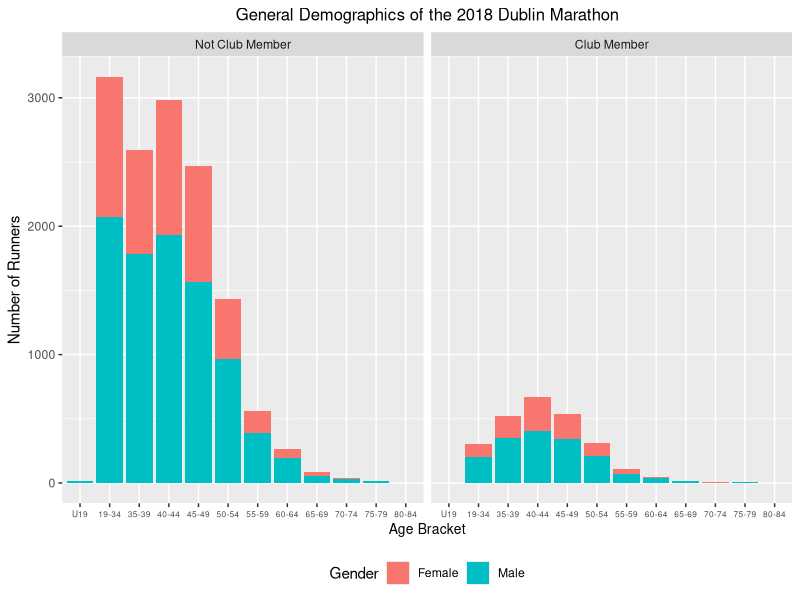
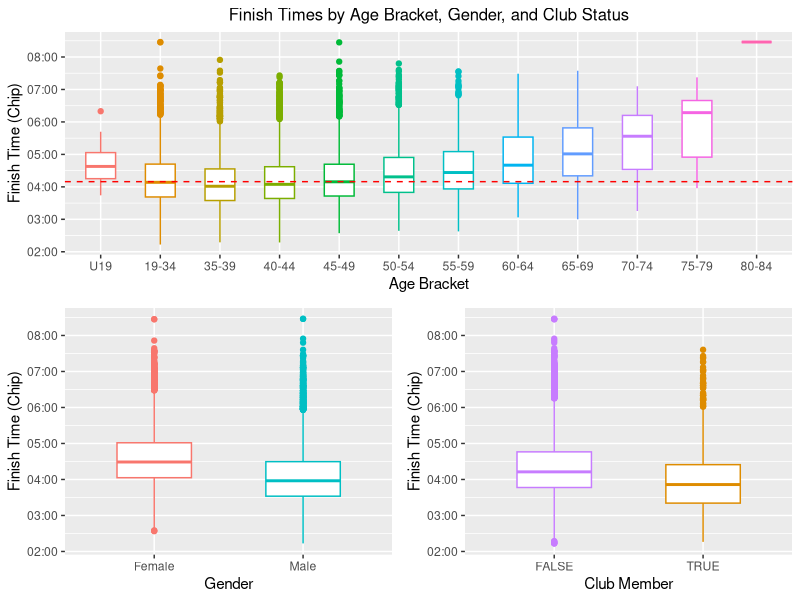
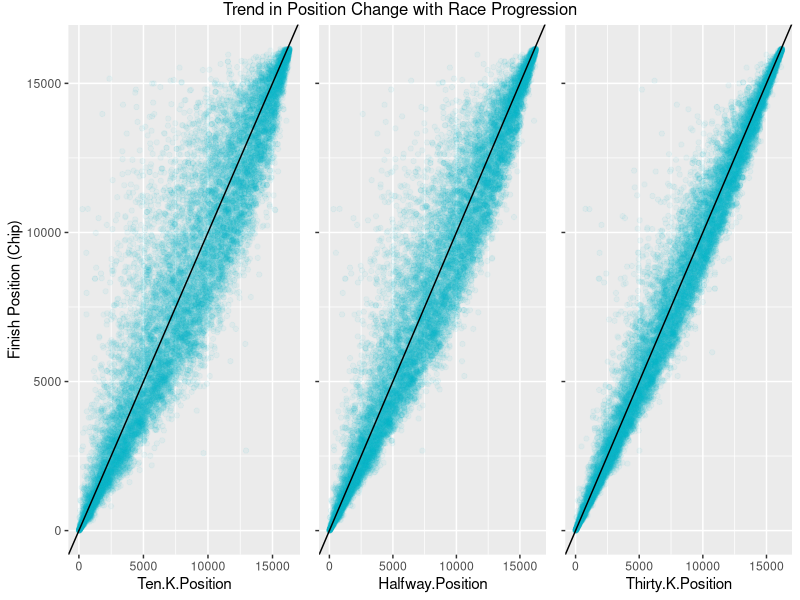
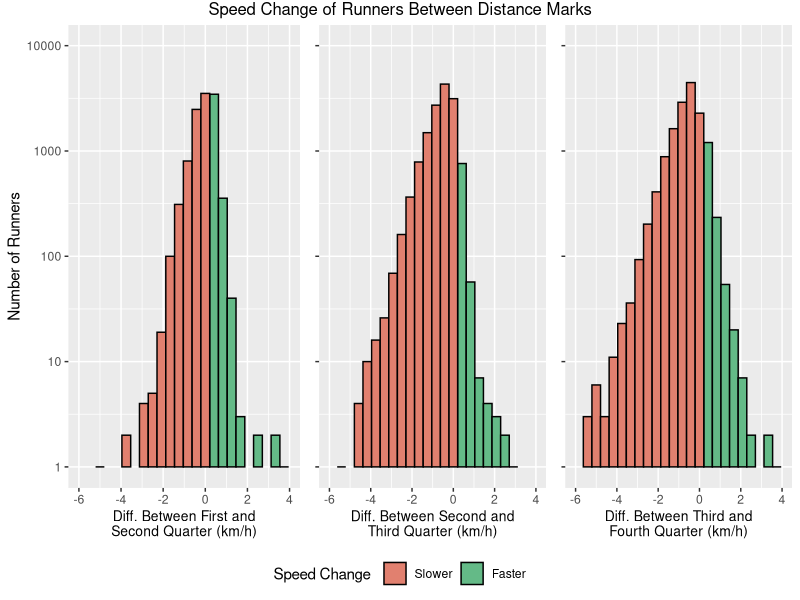
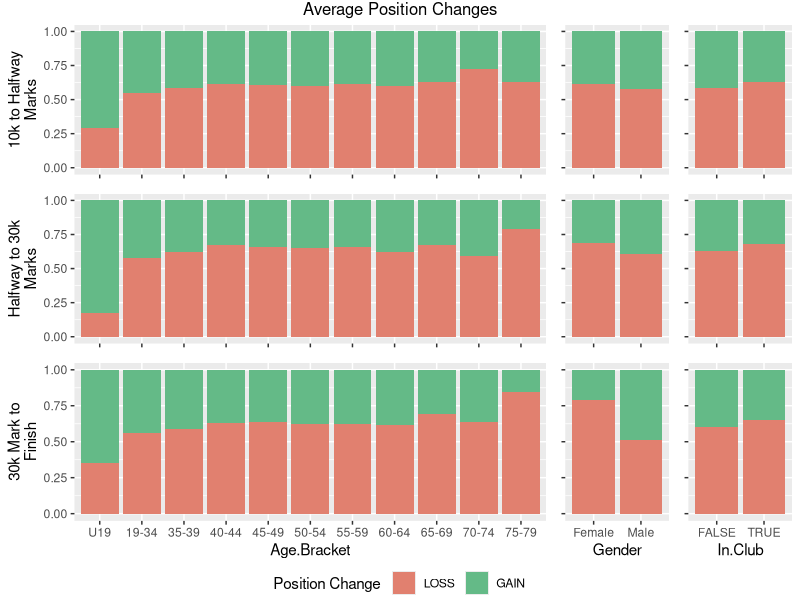
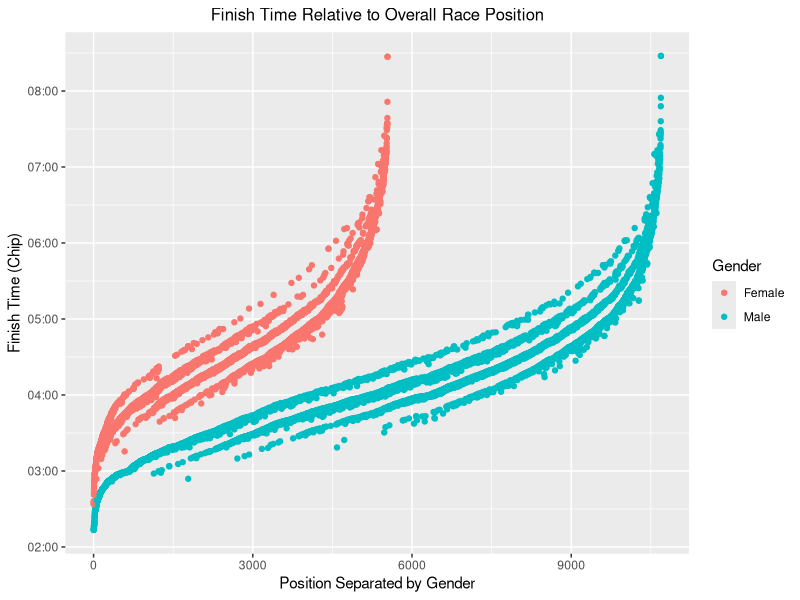

Source code (R) for these figures, in order:
## ---- chunk 1
knitr::opts_chunk$set(echo = TRUE, warning=FALSE, message=FALSE)
#load(file = "`~/marathon.Rda")
library("tidyverse")
library("chron")
library("cowplot")

#THE CORRECT WORKING DIRECTORY WILL NEED TO BE SET TO REFER TO THE RAW CSV
setwd("/Users/apynn/Maynooth University/ST661 Mini Project - Documents/Raw Data Files")

#Read in raw csv, replacing most appropriate NA values
marathon <- read.csv("dublin2018marathon.csv", header = TRUE, as.is = TRUE, na.strings=c(""," ","NA"))

#Remove unwanted/unused columns
marathon <- subset(marathon, select = -c(X, YouTube, Your.Race.Video, Share))

#Rename certain columns for consistent naming scheme
colnames(marathon)[6] <- "Age.Bracket"
colnames(marathon)[9] <- "Ten.K.Time"
colnames(marathon)[10] <- "Ten.K.Position"
colnames(marathon)[11] <- "Halfway.Time"
colnames(marathon)[12] <- "Halfway.Position"
colnames(marathon)[13] <- "Thirty.K.Time"
colnames(marathon)[14] <- "Thirty.K.Position"

#Factorize appropriate columns
marathon$Gender <- as.factor(marathon$Gender)
marathon$Club <- as.factor(marathon$Club)

#Age group must be made an ordered factor for easy sorting
marathon$Age.Bracket <- ordered(marathon$Age.Bracket, levels = c("FU19", "MU19", "FS", "MS", "F35", "M35", "F40", "M40", "F45", "M45", "F50", "M50", "F55", "M55", "F60", "M60", "F65", "M65", "F70", "M70", "F75", "M75", "M80", "M85"))
levels(marathon$Age.Bracket) <- c("U19", "U19", "19-34", "19-34", "35-39", "35-39", "40-44", "40-44", "45-49", "45-49", "50-54", "50-54", "55-59", "55-59", "60-64", "60-64", "65-69", "65-69", "70-74", "70-74", "75-79", "75-79", "80-84", "85+")

#Create new columsn for if the racer was in a club, if they didn't finish, or if they were disqualified
marathon <- mutate(marathon, In.Club = !is.na(Club))
marathon$Did.Not.Finish <- marathon$Chip.Time == "DNF"
marathon$Disqualified <- marathon$Chip.Time == "DQ"

#Change all DNF and DQ values to null string so they can be handled in the below statements
marathon[marathon == "DNF" | marathon == "DQ"] <- ""

#Clean up all racer position columns
marathon <- mutate_at(marathon, vars(contains("Position")), na_if, "0") %>%
  mutate_at(vars(contains("Position")), na_if, "") %>%
  mutate_at(vars(contains("Position")), as.integer)

#Clean up all racer time columns
marathon <- mutate_at(marathon, vars(contains("Time")), na_if, "0") %>%
  mutate_at(vars(contains("Time")), na_if, "") %>%
  mutate_at(vars(contains("Time")), times)
## ---- chunk 2
facetlabs <- c("Club Member", "Not Club Member")
names(facetlabs) <- c(TRUE, FALSE)

ggplot(data = subset(marathon, !is.na(Chip.Time))) +
  geom_bar(mapping = aes(x = Age.Bracket, fill = Gender)) +
  theme(legend.position = "bottom", 
        axis.text.x = element_text(size = 6), 
        axis.title.x = element_text(size = 10), 
        plot.title = element_text(hjust = 0.5, size = 12)) +
  facet_grid(cols = vars(In.Club), labeller = labeller(In.Club = facetlabs)) +
  labs(x = "Age Bracket", y = "Number of Runners", title = "General Demographics of the 2018 Dublin Marathon")
## ---- chunk 3
orangefill = "#DE8C00"
purplefill = "#C77CFF"

plot1 <- ggplot(data = subset(marathon, !is.na(marathon$Chip.Time)), aes(Age.Bracket, Chip.Time, colour = Age.Bracket)) +
  geom_boxplot(width = 0.5, show.legend = FALSE) +
  labs(x = 'Age Bracket', 
       y = 'Finish Time (Chip)', 
       title = 'Finish Times by Age Bracket, Gender, and Club Status') + 
  scale_y_chron(format = "%H:%M", n = 10) +
  theme(plot.title = element_text(hjust = 0.5, size = 12)) +
  scale_colour_hue() +
  geom_hline(yintercept = median(marathon$Chip.Time, na.rm = TRUE), colour = "red", linetype = 2)

plot2 <- ggplot(data = subset(marathon, !is.na(marathon$Chip.Time)), aes(Gender, Chip.Time, colour = Gender)) +
  geom_boxplot(width = 0.5, show.legend = FALSE) +
  labs(x = 'Gender', 
       y = 'Finish Time (Chip)') + 
  scale_y_chron(format = "%H:%M", n = 10) +
  scale_colour_hue()

plot3 <- ggplot(data = subset(marathon, !is.na(marathon$Chip.Time)), aes(In.Club, Chip.Time, colour = In.Club)) +
  geom_boxplot(width = 0.5, show.legend = FALSE) +
  labs(x = 'Club Member', 
       y = 'Finish Time (Chip)') + 
  scale_y_chron(format = "%H:%M", n = 10) +
  scale_colour_manual(values = c(purplefill, orangefill))

plot_grid(plot1, plot_grid(plot2, plot3, ncol = 2), nrow = 2)
## ---- chunk 4
bluefill = "#01BFC4"

plot1 <- ggplot(data = subset(marathon, !is.na(Chip.Position))) +
  geom_point(mapping = aes(x = Ten.K.Position, y = Chip.Position), colour = bluefill, alpha = 0.05) +
  geom_abline(slope = 1) +
  theme(legend.position = "bottom") +
  labs(y = "Finish Position (Chip)")

plot2 <- ggplot(data = subset(marathon, !is.na(Chip.Position))) +
  geom_point(mapping = aes(x = Halfway.Position, y = Chip.Position), colour = bluefill, alpha = 0.05) +
  geom_abline(slope = 1) +
  theme(legend.position = "none", axis.title.y = element_blank(), axis.text.y = element_blank()) + 
  scale_fill_manual(values = bluefill)

plot3 <- ggplot(data = subset(marathon, !is.na(Chip.Position))) +
  geom_point(mapping = aes(x = Thirty.K.Position, y = Chip.Position), colour = bluefill, alpha = 0.05) +
  geom_abline(slope = 1) +
  theme(legend.position = "none", axis.title.y = element_blank(), axis.text.y = element_blank()) + 
  scale_fill_manual(values = bluefill)

ggdraw( plot_grid(plot1, plot2, plot3, ncol = 3, rel_widths = c(1.25, 1, 1))) +
  labs(title = 'Trend in Position Change with Race Progression') + 
  theme(plot.title = element_text(hjust = 0.5, size = 12))
## ---- chunk 5
#Finding the difference in halfway time
marathon$First.Quarter.Speed <- 10/marathon$Ten.K.Time/24
marathon$Second.Quarter.Speed <- (42.195/2-10)/(marathon$Halfway.Time - marathon$Ten.K.Time)/24
marathon$Third.Quarter.Speed <- (30-42.195/2)/(marathon$Thirty.K.Time - marathon$Halfway.Time)/24
marathon$Fourth.Quarter.Speed <- (42.195-30)/(marathon$Chip.Time - marathon$Thirty.K.Time)/24

marathon$Ten.K.Diff <- marathon$Second.Quarter.Speed - marathon$First.Quarter.Speed
marathon$Halfway.Diff <- marathon$Third.Quarter.Speed - marathon$Second.Quarter.Speed
marathon$Thirty.K.Diff <- marathon$Fourth.Quarter.Speed - marathon$Third.Quarter.Speed

Ten.K.pos.diff = as.factor(ifelse(marathon$Ten.K.Diff > 0, "Faster", "Slower"))
Halfway.pos.diff = as.factor(ifelse(marathon$Halfway.Diff > 0, "Faster", "Slower"))
Thirty.K.pos.diff = as.factor(ifelse(marathon$Thirty.K.Diff > 0, "Faster", "Slower"))
## ---- chunk 6
bin.number = 25
ymax = 10000
redfill = "#E1806F"
greenfill = "#64BA87"

legend <- get_legend(ggplot(data = marathon, aes(Ten.K.Diff, fill = factor(Ten.K.pos.diff))) +
  geom_histogram(bins = bin.number, colour = "black") + 
  theme(legend.direction = "horizontal") + 
  scale_fill_manual(values = c(greenfill, redfill), name="Speed Change", guide = guide_legend(reverse=TRUE)))


plot1 <- ggplot(data = marathon, aes(Ten.K.Diff, fill = Ten.K.pos.diff)) +
  geom_histogram(bins = bin.number, colour = "black") + 
  theme(legend.position = "none",
        axis.title.x = element_text(size = 10)) + 
  labs(x = "Diff. Between First and\nSecond Quarter (km/h)", y = "Number of Runners") +
  scale_y_log10(limits = c(NA, ymax)) + xlim(-6,4) +
  scale_fill_manual(values = c(greenfill, redfill), name="Speed Change", guide = guide_legend(reverse=TRUE))

plot2 <- ggplot(data = marathon, aes(Halfway.Diff, fill = Halfway.pos.diff)) +
  geom_histogram(bins = bin.number, colour = "black") + 
  theme(legend.position = "none" ,
        axis.title.x = element_text(size = 10), 
        axis.title.y = element_blank(), 
        axis.text.y = element_blank()) + 
  labs(x = "Diff. Between Second and\nThird Quarter (km/h)") +
  scale_y_log10(limits = c(NA, ymax)) + xlim(-6,4) +
  scale_fill_manual(values = c(greenfill, redfill), name="Speed Change", guide = guide_legend(reverse=TRUE))

plot3 <- ggplot(data = marathon, aes(Thirty.K.Diff, fill = Thirty.K.pos.diff)) +
  geom_histogram(bins = bin.number, colour = "black") + 
  theme(legend.position = "none" ,
        axis.title.x = element_text(size = 10), 
        axis.title.y = element_blank(), 
        axis.text.y = element_blank()) + 
  labs(x = "Diff. Between Third and\nFourth Quarter (km/h)") +
  scale_y_log10(limits = c(NA, ymax)) + xlim(-6,4) +
  scale_fill_manual(values = c(greenfill, redfill), name="Speed Change", guide = guide_legend(reverse=TRUE))


ggdraw(
  plot_grid(
    plot_grid(plot1, plot2, plot3, nrow = 1, rel_widths = c(1.25, 1, 1)),
    legend, 
    nrow = 2, 
    rel_heights = c(10, 1))) +
  labs(title = 'Speed Change of Runners Between Distance Marks') + 
  theme(plot.title = element_text(hjust = 0.5, size = 12))
## ---- chunk 7
marathonPosChange <- marathon %>% 
  mutate (Ten.K.Position.Change = ifelse(Halfway.Position > Ten.K.Position, "GAIN", "LOSS"),
          Halfway.Position.Change = ifelse(Thirty.K.Position > Halfway.Position, "GAIN", "LOSS"),
          Thirty.K.Position.Change = ifelse(Chip.Position > Thirty.K.Position, "GAIN", "LOSS")) %>%
  filter(Ten.K.Position.Change != "NA") %>%
  filter(Halfway.Position.Change != "NA") %>%
  filter(Thirty.K.Position.Change != "NA")
## ---- chunk 8
legend <- get_legend(ggplot(marathonPosChange, aes(x = Age.Bracket, fill = factor(Ten.K.Position.Change))) + 
  geom_bar(position = "fill") + 
  theme(legend.direction = "horizontal") +
  scale_fill_manual(values = c(greenfill, redfill), name="Position Change", guide = guide_legend(reverse=TRUE)))

plot1a <- ggplot(marathonPosChange, aes(x = Age.Bracket, fill = factor(Ten.K.Position.Change))) + geom_bar(position = "fill") +
  theme(legend.position = "none", 
        axis.title.x = element_blank(), 
        axis.text.x = element_blank()) + 
  labs(y = "10k to Halfway\nMarks") +
  scale_fill_manual(values = c(greenfill, redfill), name="Position Change", guide = guide_legend(reverse=TRUE))

plot2a <- ggplot(marathonPosChange, aes(x = Gender, fill = factor(Ten.K.Position.Change))) + geom_bar(position = "fill") +
  theme(legend.position = "none", 
        axis.title.x = element_blank(), 
        axis.text.x = element_blank(), 
        axis.title.y = element_blank(), 
        axis.text.y = element_blank()) +
  scale_fill_manual(values = c(greenfill, redfill), name="Position Change", guide = guide_legend(reverse=TRUE))

plot3a <- ggplot(marathonPosChange, aes(x = In.Club, fill = factor(Ten.K.Position.Change))) + geom_bar(position = "fill") +
  theme(legend.position = "none", 
        axis.title.x = element_blank(), 
        axis.text.x = element_blank(), 
        axis.title.y = element_blank(), 
        axis.text.y = element_blank()) +
  scale_fill_manual(values = c(greenfill, redfill), name="Position Change", guide = guide_legend(reverse=TRUE))


plot1b <- ggplot(marathonPosChange, aes(x = Age.Bracket, fill = factor(Halfway.Position.Change))) + geom_bar(position = "fill") +
  theme(legend.position = "none", 
        axis.title.x = element_blank(), 
        axis.text.x = element_blank()) + 
  labs(y = "Halfway to 30k\nMarks") +
  scale_fill_manual(values = c(greenfill, redfill), name="Position Change", guide = guide_legend(reverse=TRUE))

plot2b <- ggplot(marathonPosChange, aes(x = Gender, fill = factor(Halfway.Position.Change))) + geom_bar(position = "fill") +
  theme(legend.position = "none", 
        axis.title.x = element_blank(), 
        axis.text.x = element_blank(), 
        axis.title.y = element_blank(), 
        axis.text.y = element_blank()) +
  scale_fill_manual(values = c(greenfill, redfill), name="Position Change", guide = guide_legend(reverse=TRUE))

plot3b <- ggplot(marathonPosChange, aes(x = In.Club, fill = factor(Halfway.Position.Change))) + geom_bar(position = "fill") +
  theme(legend.position = "none", 
        axis.title.x = element_blank(), 
        axis.text.x = element_blank(), 
        axis.title.y = element_blank(), 
        axis.text.y = element_blank()) +
  scale_fill_manual(values = c(greenfill, redfill), name="Position Change", guide = guide_legend(reverse=TRUE))


plot1c <- ggplot(marathonPosChange, aes(x = Age.Bracket, fill = factor(Thirty.K.Position.Change))) + geom_bar(position = "fill") +
  theme(legend.position = "none") + 
  labs(y = "30k Mark to\nFinish") +
  scale_fill_manual(values = c(greenfill, redfill), name="Position Change", guide = guide_legend(reverse=TRUE))

plot2c <- ggplot(marathonPosChange, aes(x = Gender, fill = factor(Thirty.K.Position.Change))) + geom_bar(position = "fill") +
  theme(legend.position = "none", 
        axis.title.y = element_blank(), 
        axis.text.y = element_blank()) +
  scale_fill_manual(values = c(greenfill, redfill), name="Position Change", guide = guide_legend(reverse=TRUE))

plot3c <- ggplot(marathonPosChange, aes(x = In.Club, fill = factor(Thirty.K.Position.Change))) + geom_bar(position = "fill") +
  theme(legend.position = "none", 
        axis.title.y = element_blank(), 
        axis.text.y = element_blank()) +
  scale_fill_manual(values = c(greenfill, redfill), name="Position Change", guide = guide_legend(reverse=TRUE))

ggdraw(
  plot_grid(
    plot_grid(plot1a, plot2a, plot3a, nrow = 1, rel_widths = c(9/15, 2/15, 2/15)),
    plot_grid(plot1b, plot2b, plot3b, nrow = 1, rel_widths = c(9/15, 2/15, 2/15)),
    plot_grid(plot1c, plot2c, plot3c, nrow = 1, rel_widths = c(9/15, 2/15, 2/15)),
    legend, 
    nrow = 4, 
    rel_heights = c(10, 10, 12.5, 2))) +
  labs(title = 'Average Position Changes') + 
  theme(plot.title = element_text(hjust = 0.5, size = 12))
## ---- chunk 9
ggplot(data = subset(marathon, !is.na(Chip.Time))) + geom_point(mapping = aes(x = Gender.Position, y = Chip.Time, colour = Gender)) + scale_y_chron(format = "%H:%M", n = 10) +
  labs(x = "Position Separated by Gender", y = "Finish Time (Chip)", title = 'Finish Time Relative to Overall Race Position') + 
  theme(plot.title = element_text(hjust = 0.5, size = 12))
